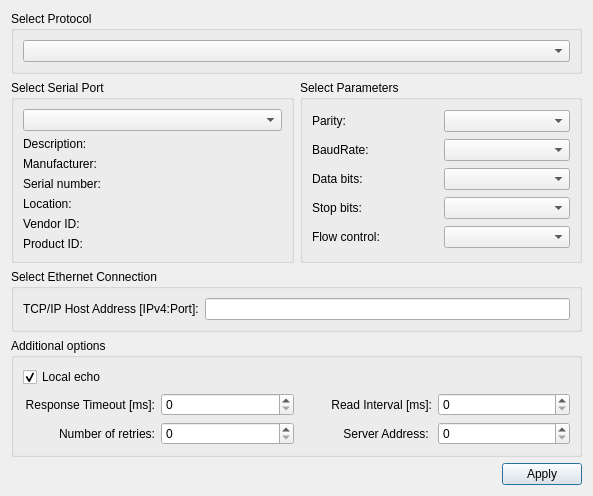
<?xml version="1.0" encoding="UTF-8"?>
<ui version="4.0">
 <class>SettingsDialog</class>
 <widget class="QDialog" name="SettingsDialog">
  <property name="geometry">
   <rect>
    <x>0</x>
    <y>0</y>
    <width>593</width>
    <height>486</height>
   </rect>
  </property>
  <property name="windowTitle">
   <string>Settings</string>
  </property>
  <layout class="QGridLayout" name="gridLayout_3">
   <item row="0" column="0" colspan="2">
    <widget class="QGroupBox" name="protocolGroupBox">
     <property name="title">
      <string>Select Protocol</string>
     </property>
     <layout class="QGridLayout" name="gridLayout_4">
      <item row="0" column="0">
       <widget class="QComboBox" name="protocolListBox"/>
      </item>
     </layout>
    </widget>
   </item>
   <item row="2" column="0" colspan="2">
    <widget class="QGroupBox" name="tcpGroupBox">
     <property name="title">
      <string>Select Ethernet Connection</string>
     </property>
     <layout class="QGridLayout" name="gridLayout_5">
      <item row="1" column="0">
       <widget class="QLabel" name="ipPortLabel">
        <property name="text">
         <string>TCP/IP Host Address [IPv4:Port]:</string>
        </property>
       </widget>
      </item>
      <item row="1" column="1">
       <widget class="QLineEdit" name="ipPortLineEdit"/>
      </item>
     </layout>
    </widget>
   </item>
   <item row="4" column="0" colspan="2">
    <layout class="QHBoxLayout" name="horizontalLayout">
     <item>
      <spacer name="horizontalSpacer">
       <property name="orientation">
        <enum>Qt::Horizontal</enum>
       </property>
       <property name="sizeHint" stdset="0">
        <size>
         <width>96</width>
         <height>20</height>
        </size>
       </property>
      </spacer>
     </item>
     <item>
      <widget class="QPushButton" name="applyButton">
       <property name="text">
        <string>Apply</string>
       </property>
       <property name="checkable">
        <bool>false</bool>
       </property>
      </widget>
     </item>
    </layout>
   </item>
   <item row="1" column="0">
    <widget class="QGroupBox" name="selectBox">
     <property name="title">
      <string>Select Serial Port</string>
     </property>
     <layout class="QGridLayout" name="gridLayout">
      <item row="0" column="0">
       <widget class="QComboBox" name="serialPortInfoListBox"/>
      </item>
      <item row="1" column="0">
       <widget class="QLabel" name="descriptionLabel">
        <property name="text">
         <string>Description:</string>
        </property>
       </widget>
      </item>
      <item row="2" column="0">
       <widget class="QLabel" name="manufacturerLabel">
        <property name="text">
         <string>Manufacturer:</string>
        </property>
       </widget>
      </item>
      <item row="3" column="0">
       <widget class="QLabel" name="serialNumberLabel">
        <property name="text">
         <string>Serial number:</string>
        </property>
       </widget>
      </item>
      <item row="4" column="0">
       <widget class="QLabel" name="locationLabel">
        <property name="text">
         <string>Location:</string>
        </property>
       </widget>
      </item>
      <item row="5" column="0">
       <widget class="QLabel" name="vidLabel">
        <property name="text">
         <string>Vendor ID:</string>
        </property>
       </widget>
      </item>
      <item row="6" column="0">
       <widget class="QLabel" name="pidLabel">
        <property name="text">
         <string>Product ID:</string>
        </property>
       </widget>
      </item>
     </layout>
    </widget>
   </item>
   <item row="1" column="1">
    <widget class="QGroupBox" name="parametersBox">
     <property name="title">
      <string>Select Parameters</string>
     </property>
     <layout class="QGridLayout" name="gridLayout_2">
      <item row="4" column="1">
       <widget class="QComboBox" name="stopBitsBox"/>
      </item>
      <item row="4" column="0">
       <widget class="QLabel" name="stopBitsLabel">
        <property name="text">
         <string>Stop bits:</string>
        </property>
       </widget>
      </item>
      <item row="5" column="1">
       <widget class="QComboBox" name="flowControlBox"/>
      </item>
      <item row="0" column="1">
       <widget class="QComboBox" name="parityBox"/>
      </item>
      <item row="0" column="0">
       <widget class="QLabel" name="parityLabel">
        <property name="text">
         <string>Parity:</string>
        </property>
       </widget>
      </item>
      <item row="2" column="0">
       <widget class="QLabel" name="dataBitsLabel">
        <property name="text">
         <string>Data bits:</string>
        </property>
       </widget>
      </item>
      <item row="1" column="0">
       <widget class="QLabel" name="baudRateLabel">
        <property name="text">
         <string>BaudRate:</string>
        </property>
       </widget>
      </item>
      <item row="1" column="1">
       <widget class="QComboBox" name="baudRateBox"/>
      </item>
      <item row="2" column="1">
       <widget class="QComboBox" name="dataBitsBox"/>
      </item>
      <item row="5" column="0">
       <widget class="QLabel" name="flowControlLabel">
        <property name="text">
         <string>Flow control:</string>
        </property>
       </widget>
      </item>
     </layout>
    </widget>
   </item>
   <item row="3" column="0" colspan="2">
    <widget class="QGroupBox" name="additionalOptionsGroupBox">
     <property name="title">
      <string>Additional options</string>
     </property>
     <layout class="QGridLayout" name="gridLayout_6">
      <item row="2" column="0">
       <widget class="QLabel" name="label_2">
        <property name="text">
         <string>Number of retries:</string>
        </property>
        <property name="alignment">
         <set>Qt::AlignRight|Qt::AlignTrailing|Qt::AlignVCenter</set>
        </property>
       </widget>
      </item>
      <item row="2" column="1">
       <widget class="QSpinBox" name="retriesSpinner"/>
      </item>
      <item row="2" column="2">
       <widget class="QLabel" name="label_4">
        <property name="text">
         <string>Server Address: </string>
        </property>
        <property name="alignment">
         <set>Qt::AlignRight|Qt::AlignTrailing|Qt::AlignVCenter</set>
        </property>
       </widget>
      </item>
      <item row="1" column="0">
       <widget class="QLabel" name="label">
        <property name="text">
         <string>Response Timeout [ms]:</string>
        </property>
        <property name="alignment">
         <set>Qt::AlignRight|Qt::AlignTrailing|Qt::AlignVCenter</set>
        </property>
       </widget>
      </item>
      <item row="0" column="0">
       <widget class="QCheckBox" name="localEchoCheckBox">
        <property name="text">
         <string>Local echo</string>
        </property>
        <property name="checked">
         <bool>true</bool>
        </property>
       </widget>
      </item>
      <item row="1" column="1">
       <widget class="QSpinBox" name="timeoutSpinner">
        <property name="maximum">
         <number>10000</number>
        </property>
       </widget>
      </item>
      <item row="1" column="2">
       <widget class="QLabel" name="label_3">
        <property name="text">
         <string>Read Interval [ms]:</string>
        </property>
        <property name="alignment">
         <set>Qt::AlignRight|Qt::AlignTrailing|Qt::AlignVCenter</set>
        </property>
       </widget>
      </item>
      <item row="1" column="3">
       <widget class="QSpinBox" name="readIntervalSpinner">
        <property name="maximum">
         <number>10000</number>
        </property>
       </widget>
      </item>
      <item row="2" column="3">
       <widget class="QSpinBox" name="modbusServerAddressSpinner"/>
      </item>
     </layout>
    </widget>
   </item>
  </layout>
 </widget>
 <resources/>
 <connections/>
</ui>
